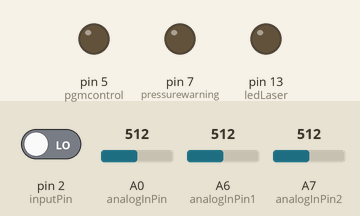
Bench run of a sketch on a simulated Arduino Nano, built with avr-gcc and run on an emulated ATmega328P. Parts: output pins drawn as LEDs (lit = HIGH). Inputs (shaded band) come from the test bench; at power-on: pin 2 (inputPin) LOW, A0 (analogInPin) = 512, A6 (analogInPin1) = 512, A7 (analogInPin2) = 512. Pins used as bus, display or sensor lines are not drawn; what the sketch prints to the serial monitor is not drawn.

Above: at 1.8 s.
1.9 s: pin 2 (inputPin) driven HIGH
At 2.8 s:
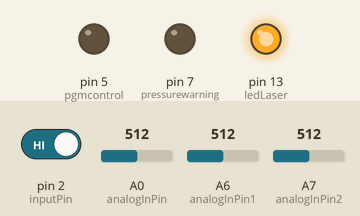
At 3.4 s:
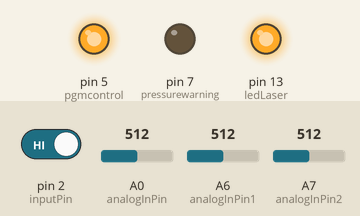
Timing chart, 0 to 5.1 s (numbered marks = the images above; inputs shaded):
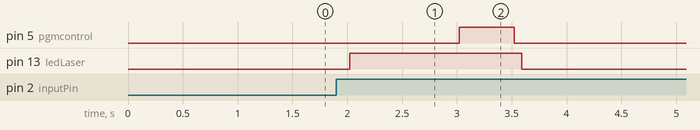

The sketch:

sketch_jan18a.ino
```cpp
//code values
#include <IRremote.h>
IRsend irsend;

const int inputPin = 2;  //pin for pullup resistor
int value = 0;
int ledLaser =  13;         //pin for laser led
int pressurewarning = 7;
int pgmcontrol = 5;
int lastvalue = 0;     // previous state of the button

//decode
//counter to begin the game
int count = 0;
//Receptor
int points = 0;
const int analogInPin = A0;

const int analogInPin1 = A6;
const int analogInPin2 = A7;
int sensorValue = 0;        // value read from the push button
int sensorValue2 = 0;       // value read from pressure sensor

int LaserValue = 0;
int PointC = 1;//By this pin we will send the data to the OLED display for points

void setup() {
  pinMode(ledLaser, OUTPUT);  //Set pin 13 as output
  pinMode(pressurewarning, OUTPUT);
  pinMode(pgmcontrol, OUTPUT);
  Serial.begin(9600);      //Start serial communication
  pinMode(PointC, OUTPUT);  //Set pin 11 as output
}

void loop(){
  value = digitalRead(inputPin);  //read the digital input
  PullUp();
  LaserValue = analogRead(analogInPin);

  sensorValue = analogRead(analogInPin1);
  sensorValue2 = analogRead(analogInPin2);

  delay(10);
//  Serial.print(LaserValue);
//  Serial.print("\n");
  Points();
}
//Encode
void PullUp(){
  if (value != lastvalue) {
    if (value == HIGH) {
        SendPluse(); //I call the function pulse
        Serial.println("Hello world");
        delay(10);
    }
  }
  lastvalue = value;//Evaluate the last state of the push buttom
}

void SendPluse(){
  //We will send 1 pulse
  digitalWrite(ledLaser, HIGH);
  delay(1000);

  if (sensorValue2>250){
    digitalWrite(pgmcontrol, HIGH);
    delay(500);
    digitalWrite(pgmcontrol,LOW);
    digitalWrite(pressurewarning,LOW);
    }
    else {
    digitalWrite(pgmcontrol, LOW);
    digitalWrite(pressurewarning,HIGH);
    delay(500);
    digitalWrite(pressurewarning,LOW);
    }
  irsend.sendSony(0x68B90, 20);
  digitalWrite(ledLaser, LOW);

  digitalWrite(pgmcontrol,LOW);
  }


//decode
void Points() {
  if(LaserValue > 180) {
    digitalWrite(PointC, HIGH);
    delay(1000);
    digitalWrite(PointC, LOW);
  }
  LaserValue = 0;

}
```

Measured:
- after the input at 1.9 s, pin 5 (pgmcontrol): LOW → HIGH after 1.1 s, → LOW 0.50 s later; pin 13 (ledLaser): LOW → HIGH after 0.12 s, → LOW 1.6 s later
